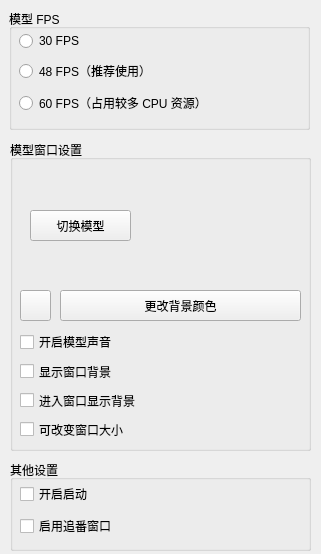
<?xml version="1.0" encoding="UTF-8"?>
<ui version="4.0">
 <class>SettingDialog</class>
 <widget class="QWidget" name="SettingDialog">
  <property name="geometry">
   <rect>
    <x>0</x>
    <y>0</y>
    <width>321</width>
    <height>554</height>
   </rect>
  </property>
  <property name="windowTitle">
   <string>Form</string>
  </property>
  <widget class="QGroupBox" name="gb_fps">
   <property name="geometry">
    <rect>
     <x>9</x>
     <y>9</y>
     <width>301</width>
     <height>121</height>
    </rect>
   </property>
   <property name="title">
    <string>模型 FPS</string>
   </property>
   <widget class="QWidget" name="layoutWidget">
    <property name="geometry">
     <rect>
      <x>10</x>
      <y>20</y>
      <width>281</width>
      <height>91</height>
     </rect>
    </property>
    <layout class="QVBoxLayout" name="verticalLayout">
     <item>
      <widget class="QRadioButton" name="radio_btn_30">
       <property name="text">
        <string>30 FPS</string>
       </property>
      </widget>
     </item>
     <item>
      <widget class="QRadioButton" name="radio_btn_48">
       <property name="text">
        <string>48 FPS（推荐使用）</string>
       </property>
      </widget>
     </item>
     <item>
      <widget class="QRadioButton" name="radio_btn_60">
       <property name="text">
        <string>60 FPS（占用较多 CPU 资源）</string>
       </property>
      </widget>
     </item>
    </layout>
   </widget>
  </widget>
  <widget class="QGroupBox" name="gb_model_window">
   <property name="geometry">
    <rect>
     <x>10</x>
     <y>140</y>
     <width>301</width>
     <height>311</height>
    </rect>
   </property>
   <property name="title">
    <string>模型窗口设置</string>
   </property>
   <widget class="QPushButton" name="btn_change_bg_color">
    <property name="geometry">
     <rect>
      <x>50</x>
      <y>150</y>
      <width>241</width>
      <height>31</height>
     </rect>
    </property>
    <property name="text">
     <string>更改背景颜色</string>
    </property>
   </widget>
   <widget class="QPushButton" name="btn_changed_model">
    <property name="geometry">
     <rect>
      <x>20</x>
      <y>70</y>
      <width>101</width>
      <height>31</height>
     </rect>
    </property>
    <property name="text">
     <string>切换模型</string>
    </property>
   </widget>
   <widget class="QWidget" name="layoutWidget">
    <property name="geometry">
     <rect>
      <x>10</x>
      <y>190</y>
      <width>281</width>
      <height>111</height>
     </rect>
    </property>
    <layout class="QVBoxLayout" name="verticalLayout_2">
     <item>
      <widget class="QCheckBox" name="cb_open_sound">
       <property name="text">
        <string>开启模型声音</string>
       </property>
      </widget>
     </item>
     <item>
      <widget class="QCheckBox" name="cb_show_background">
       <property name="text">
        <string>显示窗口背景</string>
       </property>
      </widget>
     </item>
     <item>
      <widget class="QCheckBox" name="cb_hover_background">
       <property name="text">
        <string>进入窗口显示背景</string>
       </property>
      </widget>
     </item>
     <item>
      <widget class="QCheckBox" name="cb_resize_window">
       <property name="text">
        <string>可改变窗口大小</string>
       </property>
      </widget>
     </item>
    </layout>
   </widget>
   <widget class="QToolButton" name="btn_bg_color">
    <property name="geometry">
     <rect>
      <x>10</x>
      <y>150</y>
      <width>31</width>
      <height>31</height>
     </rect>
    </property>
    <property name="text">
     <string/>
    </property>
    <property name="autoRaise">
     <bool>false</bool>
    </property>
   </widget>
   <widget class="QLabel" name="preview">
    <property name="geometry">
     <rect>
      <x>160</x>
      <y>20</y>
      <width>121</width>
      <height>121</height>
     </rect>
    </property>
    <property name="text">
     <string/>
    </property>
   </widget>
  </widget>
  <widget class="QGroupBox" name="gb_other">
   <property name="geometry">
    <rect>
     <x>10</x>
     <y>460</y>
     <width>301</width>
     <height>91</height>
    </rect>
   </property>
   <property name="title">
    <string>其他设置</string>
   </property>
   <widget class="QWidget" name="layoutWidget">
    <property name="geometry">
     <rect>
      <x>10</x>
      <y>20</y>
      <width>281</width>
      <height>61</height>
     </rect>
    </property>
    <layout class="QVBoxLayout" name="verticalLayout_4">
     <item>
      <widget class="QCheckBox" name="cb_startup">
       <property name="text">
        <string>开启启动</string>
       </property>
      </widget>
     </item>
     <item>
      <widget class="QCheckBox" name="cb_enable_xf">
       <property name="text">
        <string>启用追番窗口</string>
       </property>
      </widget>
     </item>
    </layout>
   </widget>
  </widget>
 </widget>
 <resources/>
 <connections/>
</ui>
